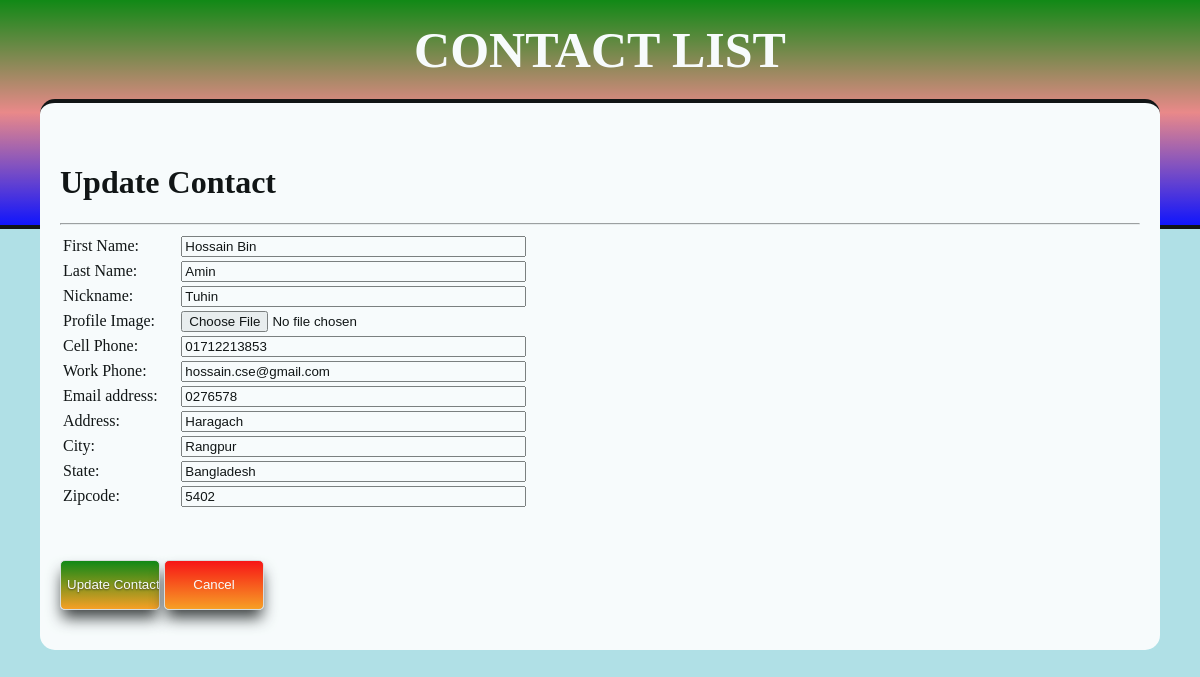
Page /update_contact.php?id=43 (signed in) on the committed database.
### tables this page shows
CREATE TABLE `contacts` (
  `contact_id` int(11) NOT NULL,
  `user_id` int(11) NOT NULL,
  `contact_fname` varchar(100) NOT NULL,
  `contact_lname` varchar(100) NOT NULL,
  `contact_nickname` varchar(100) NOT NULL,
  `contact_cphone` varchar(50) NOT NULL,
  `contact_wphone` varchar(50) NOT NULL,
  `contact_email` varchar(50) NOT NULL,
  `contact_address` varchar(100) NOT NULL,
  `contact_city` varchar(50) NOT NULL,
  `contact_state` varchar(50) NOT NULL,
  `contact_zipcode` varchar(50) NOT NULL,
  `contact_profile` varchar(255) NOT NULL,
  `contact_notes` longblob NOT NULL,
  `contact_status` enum('0','1') NOT NULL DEFAULT '1'
);

### update_contact.php (the view, shortened to what this page needs)
<?php
	require_once"connection.php";
	if (isset($_GET['id'])) {
		$id = $_GET['id'];
		$get_contact = "select * from contacts where contact_id = '$id'";
		$sql_get_contact = $conn->query($get_contact);
		$row = mysqli_fetch_array($sql_get_contact);
	}
 ?>
<!DOCTYPE html>
<html>
<head>
	<?php include"includes/head.inc"; ?>
</head>
<body>
	<div class="wrapper">
		<div class="header">
			<div class="headerContent"><h1>CONTACT LIST</h1></div>
		</div>
		<div class="content">
		<div><h1>Update Contact</h1></div>
			<hr>
			<div class="contact">
				<div class="contact_insert">
					<form action="update_contact.php?id=<?php echo $row["contact_id"]; ?>" method="post" enctype="multipart/form-data">
						<table style="float:left" width="50%">
							<tr>
								<td>First Name:</td>
								<td><input type="text" name="fname" value="<?php echo $row['contact_fname'] ?>"  size="40%"></td>
							</tr>
							<tr>
								<td>Last Name:</td>
								<td><input type="text" name="lname" value="<?php echo $row['contact_lname'] ?>" size="40%"></td>
							</tr>
							<tr>
								<td>Nickname:</td>
								<td><input type="text" name="nickname" value="<?php echo $row['contact_nickname'] ?>" size="40%"></td>
							</tr>
							<tr>
								<td>Profile Image:</td>
								<td><input type="file" name="profile"></td>
							</tr>
							<tr>
								<td>Cell Phone:</td>
								<td><input type="text" name="cphone" value="<?php echo $row['contact_cphone'] ?>" size="40%"></td>
							</tr>
							<tr>
								<td>Work Phone:</td>
								<td><input type="text" name="wphone" value="<?php echo $row['contact_wphone'] ?>" size="40%"></td>
							</tr>
							<tr>
								<td>Email address:</td>
								<td><input type="text" name="email" value="<?php echo $row['contact_email'] ?>" size="40%"></td>
							</tr>
							<tr>
								<td>Address:</td>
								<td><input type="text" name="address" value="<?php echo $row['contact_address'] ?>" size="40%"></td>
							</tr>
							<tr>
								<td>City:</td>
								<td><input type="text" name="city" value="<?php echo $row['contact_city'] ?>" size="40%"></td>
							</tr>
							<tr>
								<td>State:</td>
								<td><input type="text" name="state" value="<?php echo $row['contact_state'] ?>" size="40%"></td>
							</tr>
							<tr>
								<td>Zipcode:</td>
								<td><input type="text" name="zipcode" value="<?php echo $row['contact_zipcode'] ?>" size="40%"></td>
							</tr>
						</table>
						<input class="insert_contact_button" type="submit" name="submit" value="Update Contact">
						<a href="index.php"><input class="cancel_contact_button" type="button" value="Cancel"></a>
					</form>
				</div>
			</div>
		</div>
</body>
</html>

### css/styles.css (style rules this page uses)
body { font-family:"Times New Roman", Times, serif; padding:0; margin:0; background-color:powderblue; opacity: 0.9; }
.header { width:100%; border-bottom:4px solid black; height: 225px; background: linear-gradient(green,lightcoral,blue); }
.header .headerContent { width:80%; margin:0 auto; line-height:100px; }
.header .headerContent h1 { margin:0; text-align: center; color:#ffffff; font-size: 50px; font-weight: bold; }
.wrapper { width:100%; }
.content { width:90%; margin:-130px auto 0 auto; background-color:#ffffff; border-top:4px solid black; padding:40px 20px; border-radius: 15px; }
.contact { width:100%; }
.insert_contact_button { width: 100px; height: 50px; background-color:grey; color:#ffffff; border:none; margin-top:50px; border-radius: 5px; box-sizing: border-box; box-shadow: 0px 10px 15px -2px #333; background: #fc3; background: linear-gradient(green,#f91); border: 1px solid #ddd; color: white; text-decoration: none; text-shadow: 0 1px 2px rgba(0, 0,0,0.6); }
.cancel_contact_button { width: 100px; height: 50px; background-color:#2bb424; color:#ffffff; border:none; margin-top:50px; border-radius: 5px; box-sizing: border-box; box-shadow: 0px 10px 15px -2px #333; background: linear-gradient(red,#f91); border: 1px solid #ddd; color: white; }

### rows in the picture
contacts: fname "Hossain Bin", lname "Amin", nickname "Tuhin", cphone "01712213853", wphone "hossain.cse@gmail.com", email "0276578", address "Haragach", city "Rangpur", state "Bangladesh", zipcode "5402"
